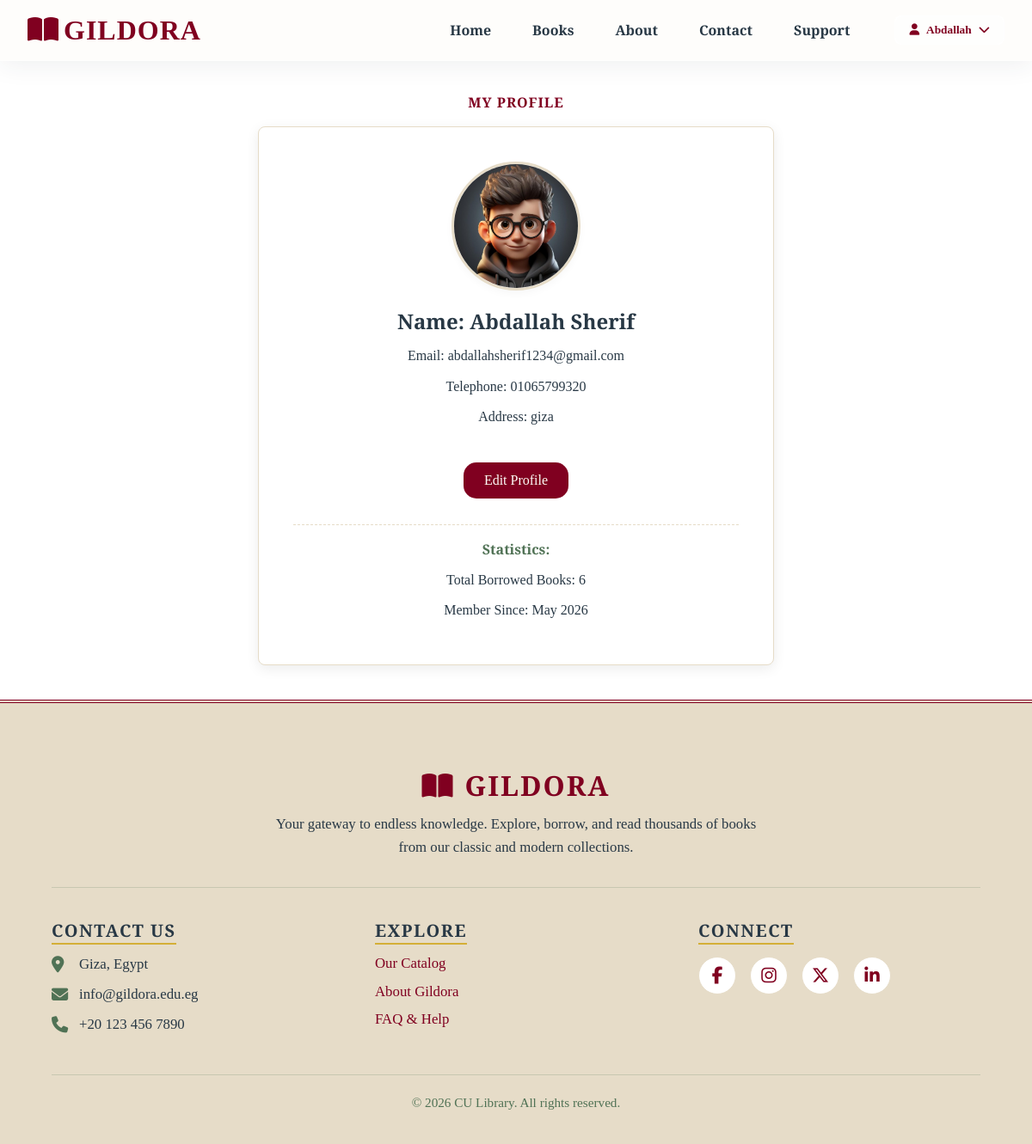
Before: /users/profile/ (signed in) with the older database file.
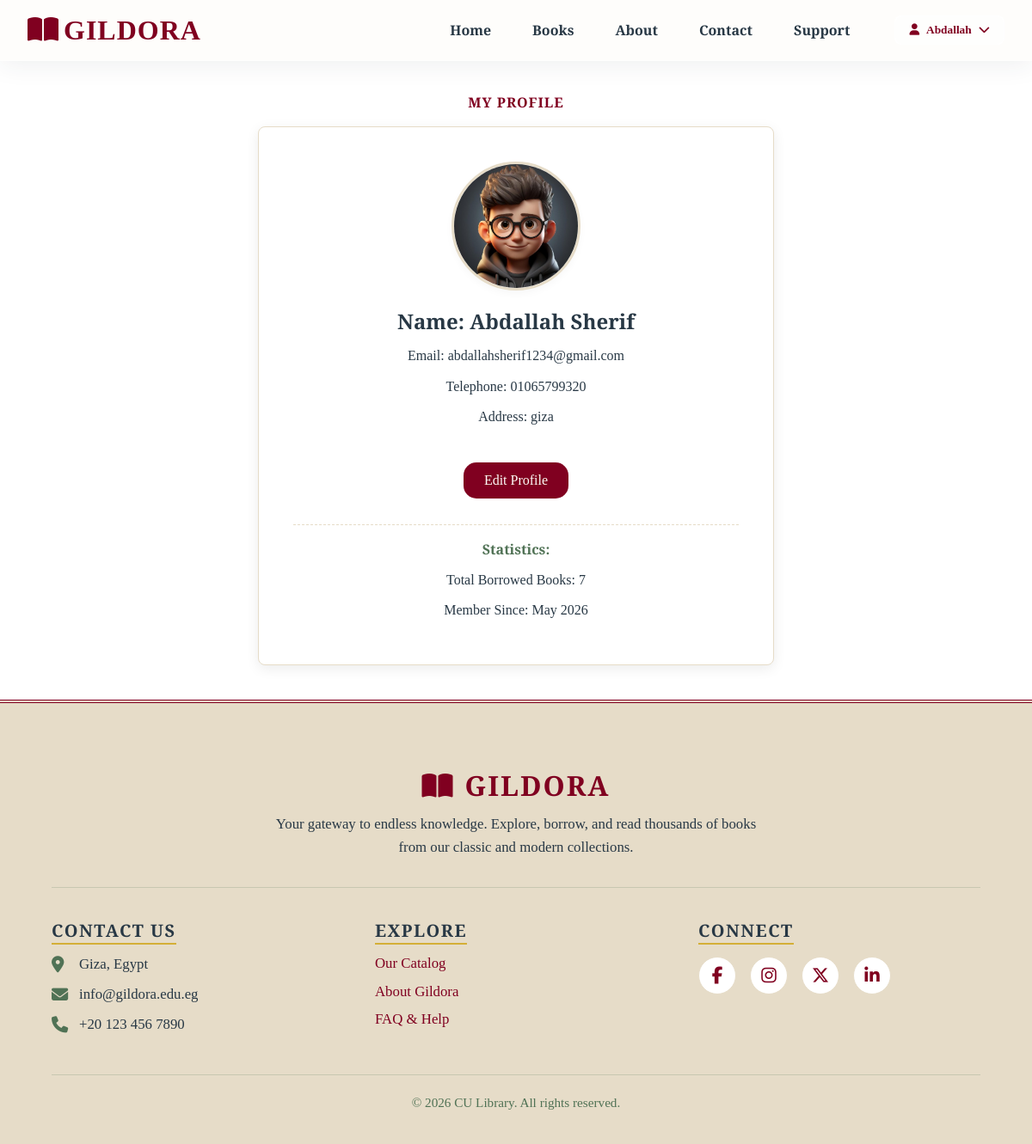
After: the same page with the newer database file.
### users/models.py (models this page shows, shortened)
class User(AbstractUser):
    class Role(models.TextChoices):
        USER  = 'user', 'User'
        ADMIN = 'admin', 'Admin'
    role = models.CharField( max_length=10,choices=Role.choices,default=Role.USER,)
    full_name = models.CharField(max_length=150, blank=True)
    phone = models.CharField(max_length=20,  blank=True)
    address= models.TextField(blank=True)
    profile_picture = models.ImageField( upload_to='profile_pictures/',blank=True,null=True,)
    @property
    def is_admin(self):
        return self.role == self.Role.ADMIN
    @property
    def total_borrowed(self):
        return self.borrow_records.count()

### users/views.py (the view)
# urls.py: path('profile/', views.profile_view, name='profile'),
@login_required
def profile_view(request):
    return render(request, 'users/profile.html')

### users/templates/users/profile.html (shortened to what this page needs)
{% extends 'base.html' %}
{% load static %}
{% block extra_css %}
    <link rel="stylesheet" href="{% static 'users/css/pages/profile/style.css' %}" />
    <link rel="stylesheet" href="{% static 'users/css/pages/profile/media.css' %}" />
{% endblock %}
{% block content %}
    <h1>My Profile</h1>
    <div class="profile">
      {% if user.profile_picture %}
        <img src="{{ user.profile_picture.url }}" alt="Profile Picture" class="profile-pic" height="200" />
      {% else %}
        <img src="{% static 'assets/images/portrait_placeholder.png' %}" alt="Profile Picture" class="profile-pic" height="200" />
      {% endif %}
      <div class="profile-info">
        <h2 id="profile-name">Name: {{ user.full_name|default:user.username }}</h2>
        <p id="profile-email">Email: {{ user.email }}</p>
        <p id="profile-phone">Telephone: {{ user.phone|default:"Not Set" }}</p>
        <p id="profile-address">Address: {{ user.address|default:"Not Set" }}</p>
        <a href="{% url 'users:edit_profile' %}">
          <button class="edit-profile-btn">Edit Profile</button>
        </a>
      </div>
      <div class="profile-stats">
        <h3>Statistics:</h3>
        <p id="total-borrowed">Total Borrowed Books: {{ user.total_borrowed }}</p>
        <p id="member-since">Member Since: {{ user.date_joined|date:"F Y" }}</p>
      </div>
    </div>
{% endblock %}

### templates/base.html (shortened to what the changed rows need)
{% load static %}
<!doctype html>
<html lang="en">
  <head>
    <link
      rel="stylesheet"
      href="https://cdnjs.cloudflare.com/ajax/libs/font-awesome/6.5.2/css/all.min.css"
    />
    <link
      rel="stylesheet"
      href="{% static 'css/components/footer/media.css' %}"
    />
    <link
      rel="stylesheet"
      href="{% static 'css/components/footer/style.css' %}"
    />
    <link
      rel="stylesheet"
      href="{% static 'css/components/navbar/style.css' %}"
    />
    <link
      rel="stylesheet"
      href="{% static 'css/components/navbar/media.css' %}"
    />
    {% block extra_css %}{% endblock %}
  </head>
  <body>
    <nav class="navbar">
      <div>
        <h2 class="navbar-logo">
          <i class="fa-solid fa-book-open fa-2xl"></i>
          <a class="logo-link" href="{% url 'home' %}">GILDORA</a>
        </h2>
        <div class="nav-menu-container">
          {% if user.is_authenticated %}
          <div class="user-nav" id="user-menu">
            <button class="profile-trigger" id="profile-btn">
              <i class="fa-solid fa-user"></i>
              <span id="nav-username">{{ user.username }}</span>
              <i class="fa-solid fa-chevron-down"></i>
            </button>
          </div>
          {% endif %}
        </div>
      </div>
    </nav>
    <main class="{% block main_class %}{% endblock %}">
       {% block content %} {% endblock %}
    </main>
    <footer class="site-footer">
      <div class="footer-top">
        <div class="footer-brand">
          <h2><i class="fa-solid fa-book-open"></i> GILDORA</h2>
        </div>
      </div>
    </footer>
  </body>
</html>

Changed rows visible on the page:
changed User "Abdallah Sherif": total_borrowed "6" → "7"
